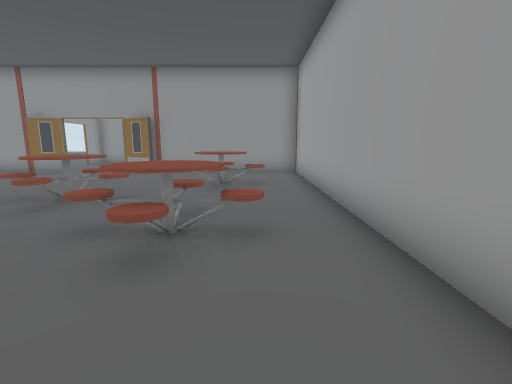
[1] (above)

21 first-person views from a walk through a Unity game level. The camera is 1.2 m above the floor, tilts 10° down and sees 85° across. Doors are open. The floor is counted in squares, 1 m on a side. Each view is taken from the middle of a square. On the plan, view 1 faces up. The plan holds only what a view shows up to about 13 squares ahead; the rest is blank. The place goes on beyond the plan. Some surface patterns are stand-ins.

[2]
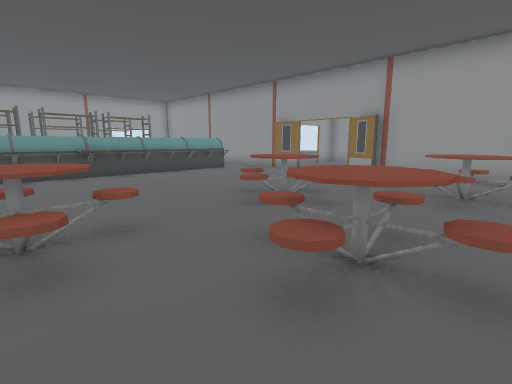

[3]
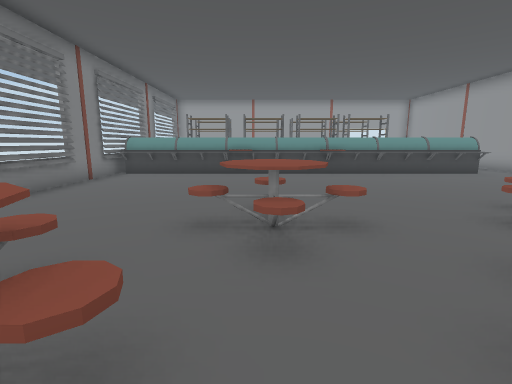

[4]
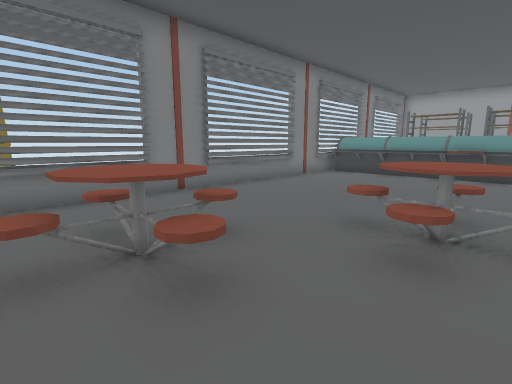

[5]
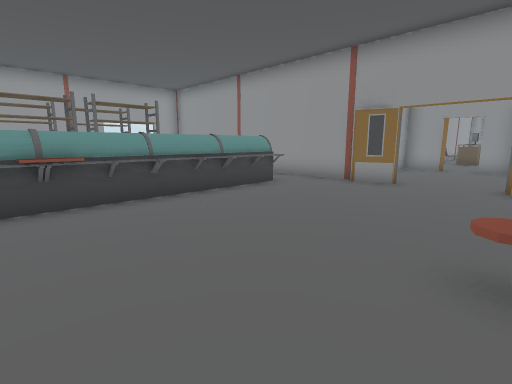

[6]
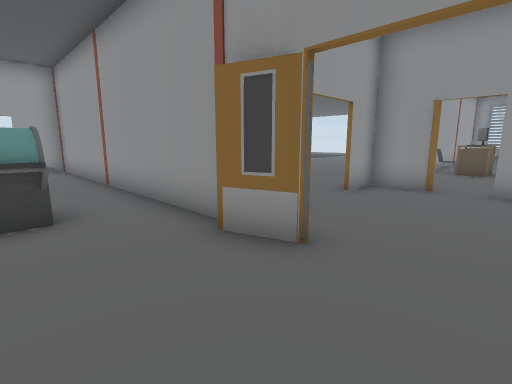

[7]
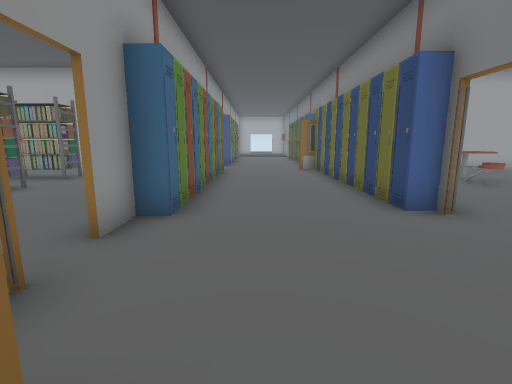

[8]
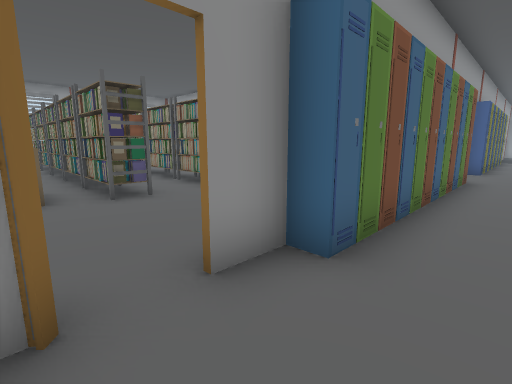

[9]
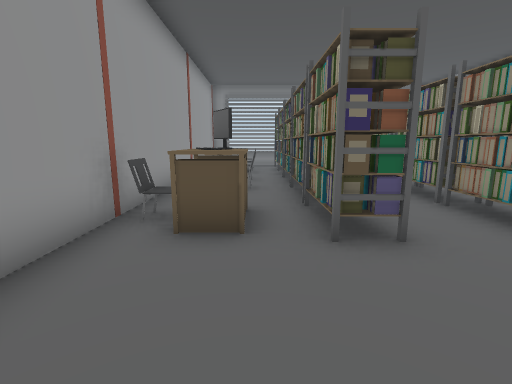

[10]
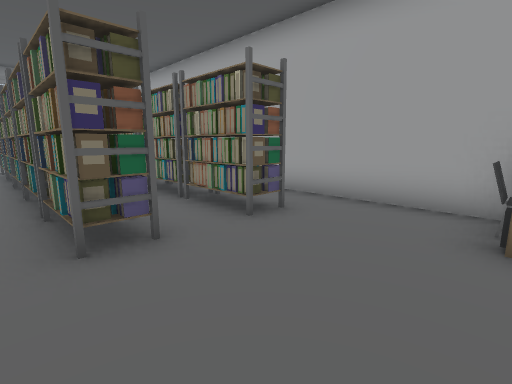

[11]
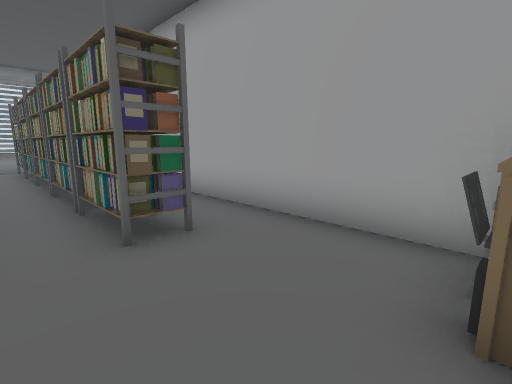

[12]
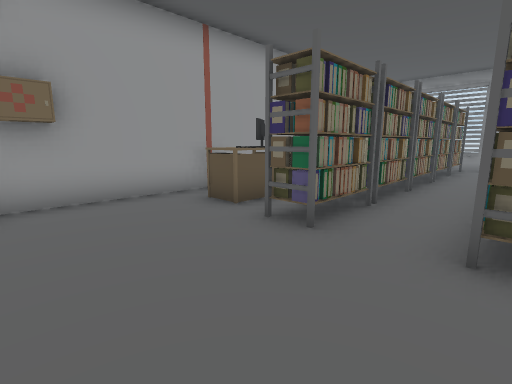

[13]
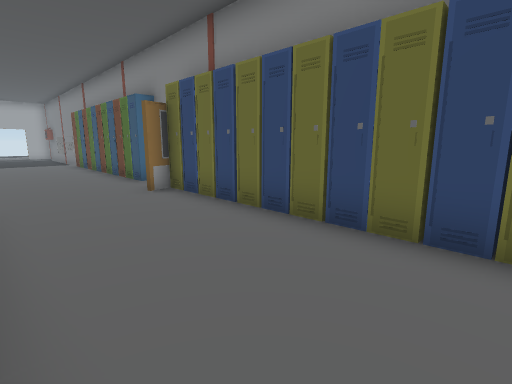

[14]
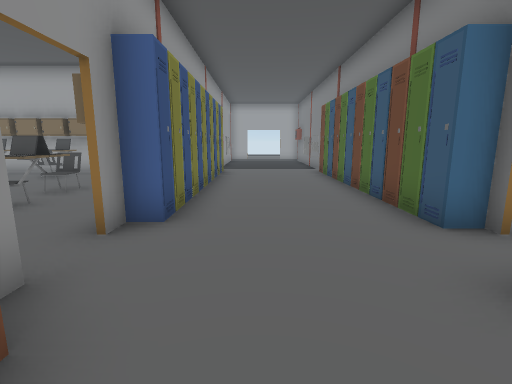

[15]
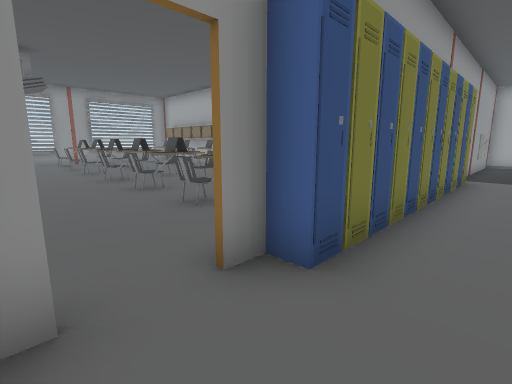

[16]
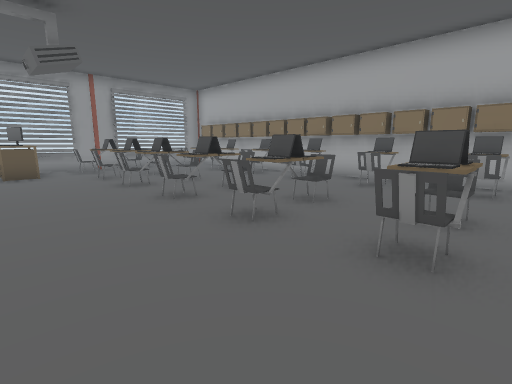

[17]
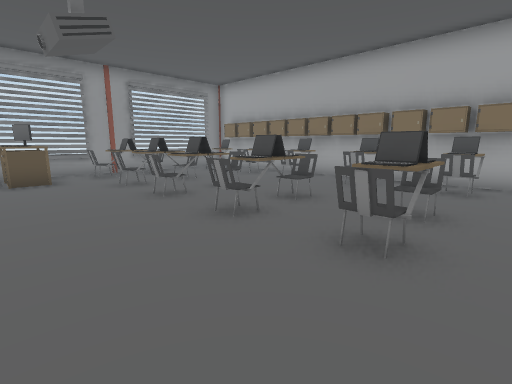

[18]
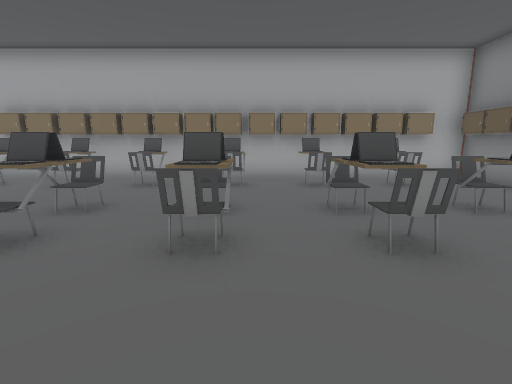

[19]
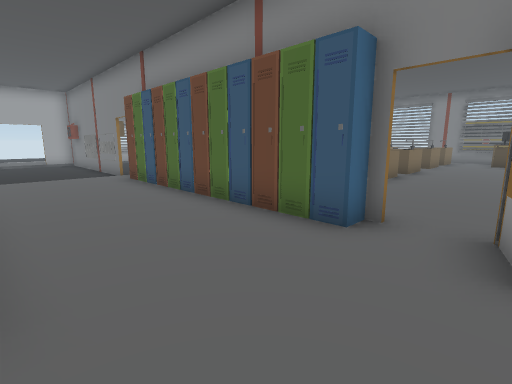

[20]
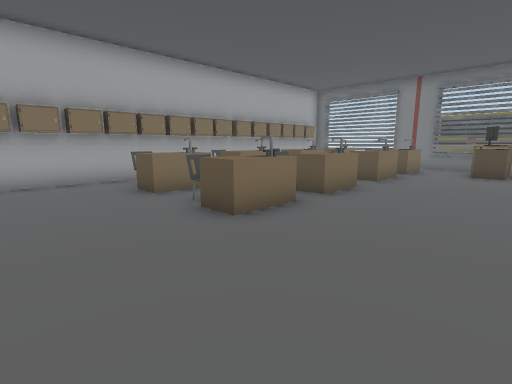

[21]
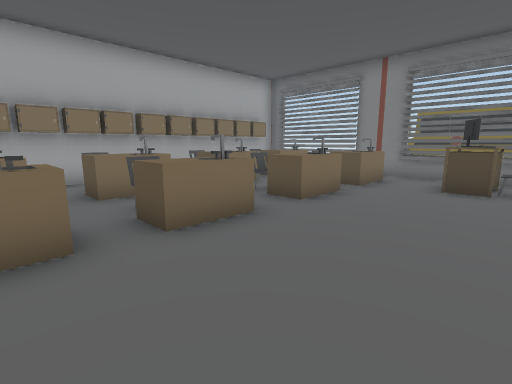

### Floor plan
Key: @ floor where view 1 was taken; # wall or solid block; . floor; D open door; = window, fence, low wall or low ledge; T table; R rack; B bus; C computer; H chair; L laptop; O other object.
Columns run from 17 left of view 1 to 12 right of it. Each row starts with its distance up from view 1.
 32            RR O RR   C.HHO..OO
 31         # ORR O RR  .T.......O
 30         # .RR.R RR  ...HO...LO
 29         #O.RR.R RR  ...HO...HO
 28         #.ORR.R.R   ....H....O
 27         #OORR.R.R   ...LHO..HO
 26         #O.RR.R.R   .........O
 25         # .RR.R.RR #...HLO..HO
 24         # .RR.R.RR.#....H....O
 23         #OCRR.R.RR.#....HH...O
 22         HOTRR.R.RR.#...HOL..HO
 21         #..R..R.RR.#.....L...O
 20         #..........#...HLH..HO
 19      .. #.......... .........O
 18      .. #........TH#..........
 17       ..##.#OOOOOOOO#DOOOOOOOO
 16       ..#.....................
 15        .D.....................
 14         D.....................
 13         D.....................
 12 ##########..OOOOOOOOO.OOOOOOOO
 11 ................... ..
 10   ...OO......... ..#.........O
  9      OO.........T..#.........O
  8 R R  OO........TTT.#.........O
  7 R R  OO......T..T..#....THTTOO
  6 R R  OO.....TTT....#....T.TT O
  5 R R  OO......T..T..#....T..T O
  4 R R  OO........TTT.#....TO.TOO
  3 R R  OO........TT..#....T  T O
  2 O R  OO......T.....#.....    O
  1 O R  OO.....TTT.... ....TH TOO
  0 O R  OO......T..T@  ....T..T O
 -1   R  OO........TTT  ..... .. O
 -2   R   O.........T.  .C..T  TOO
 -3       O...........  OO..T  T.O
 -4      OO##====##===   ==###===#
 -5              ##..
 -6
 -7
 -8
 -9
-10                      BBB

Where each view was taken, in squares from view 1:
view 1: 0 up, 0 right, facing up
view 2: 1 up, 0 right, facing up-left
view 3: 1 up, 0 right, facing left
view 4: 2 up, 0 right, facing down-left
view 5: 3 up, 5 left, facing up-left
view 6: 9 up, 6 left, facing up-left
view 7: 15 up, 10 left, facing right
view 8: 15 up, 8 left, facing up-right
view 9: 18 up, 7 left, facing up
view 10: 18 up, 4 left, facing up-right
view 11: 18 up, 2 left, facing up-right
view 12: 18 up, 3 left, facing up-left
view 13: 16 up, 4 left, facing down-right
view 14: 15 up, 1 right, facing right
view 15: 15 up, 3 right, facing up-right
view 16: 19 up, 3 right, facing up-right
view 17: 21 up, 3 right, facing up-right
view 18: 24 up, 3 right, facing right
view 19: 16 up, 3 right, facing down-right
view 20: 10 up, 3 right, facing down-right
view 21: 6 up, 3 right, facing down-right
